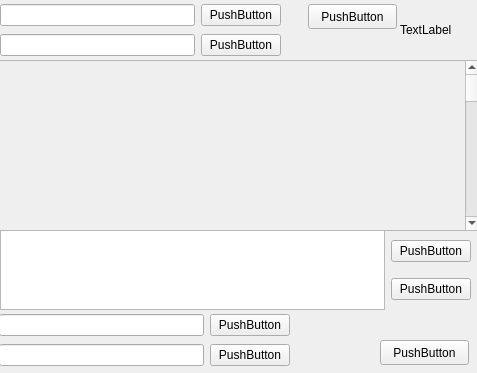
<?xml version="1.0" encoding="UTF-8"?>
<ui version="4.0">
 <class>ClientWidget</class>
 <widget class="QWidget" name="ClientWidget">
  <property name="geometry">
   <rect>
    <x>0</x>
    <y>0</y>
    <width>477</width>
    <height>373</height>
   </rect>
  </property>
  <property name="windowTitle">
   <string>ClientWidget</string>
  </property>
  <widget class="QWidget" name="horizontalLayoutWidget">
   <property name="geometry">
    <rect>
     <x>0</x>
     <y>0</y>
     <width>481</width>
     <height>31</height>
    </rect>
   </property>
   <layout class="QHBoxLayout" name="horizontalLayout">
    <item>
     <widget class="QLineEdit" name="nameEdit"/>
    </item>
    <item>
     <widget class="QPushButton" name="nameButton">
      <property name="text">
       <string>PushButton</string>
      </property>
     </widget>
    </item>
    <item>
     <spacer name="horizontalSpacer">
      <property name="orientation">
       <enum>Qt::Horizontal</enum>
      </property>
      <property name="sizeHint" stdset="0">
       <size>
        <width>200</width>
        <height>20</height>
       </size>
      </property>
     </spacer>
    </item>
   </layout>
  </widget>
  <widget class="QScrollArea" name="chatBox">
   <property name="geometry">
    <rect>
     <x>-1</x>
     <y>60</y>
     <width>481</width>
     <height>171</height>
    </rect>
   </property>
   <property name="widgetResizable">
    <bool>false</bool>
   </property>
   <widget class="QWidget" name="chatWidget">
    <property name="geometry">
     <rect>
      <x>0</x>
      <y>0</y>
      <width>300</width>
      <height>5000</height>
     </rect>
    </property>
    <widget class="QWidget" name="verticalLayoutWidget">
     <property name="geometry">
      <rect>
       <x>-1</x>
       <y>-1</y>
       <width>461</width>
       <height>171</height>
      </rect>
     </property>
     <layout class="QVBoxLayout" name="chatLayout"/>
    </widget>
   </widget>
  </widget>
  <widget class="QWidget" name="horizontalLayoutWidget_2">
   <property name="geometry">
    <rect>
     <x>0</x>
     <y>230</y>
     <width>471</width>
     <height>80</height>
    </rect>
   </property>
   <layout class="QHBoxLayout" name="horizontalLayout_2">
    <item>
     <widget class="QTextEdit" name="messageEdit"/>
    </item>
    <item>
     <layout class="QVBoxLayout" name="verticalLayout">
      <item>
       <widget class="QPushButton" name="messageButton">
        <property name="text">
         <string>PushButton</string>
        </property>
       </widget>
      </item>
      <item>
       <widget class="QPushButton" name="emojiButton">
        <property name="text">
         <string>PushButton</string>
        </property>
       </widget>
      </item>
     </layout>
    </item>
   </layout>
  </widget>
  <widget class="QWidget" name="horizontalLayoutWidget_3">
   <property name="geometry">
    <rect>
     <x>-1</x>
     <y>310</y>
     <width>291</width>
     <height>31</height>
    </rect>
   </property>
   <layout class="QHBoxLayout" name="horizontalLayout_3">
    <item>
     <widget class="QLineEdit" name="ipEdit"/>
    </item>
    <item>
     <widget class="QPushButton" name="connectButton">
      <property name="text">
       <string>PushButton</string>
      </property>
     </widget>
    </item>
   </layout>
  </widget>
  <widget class="QWidget" name="horizontalLayoutWidget_4">
   <property name="geometry">
    <rect>
     <x>-1</x>
     <y>340</y>
     <width>291</width>
     <height>31</height>
    </rect>
   </property>
   <layout class="QHBoxLayout" name="horizontalLayout_4">
    <item>
     <widget class="QLineEdit" name="portEdit"/>
    </item>
    <item>
     <widget class="QPushButton" name="disconnectButton">
      <property name="text">
       <string>PushButton</string>
      </property>
     </widget>
    </item>
   </layout>
  </widget>
  <widget class="QWidget" name="horizontalLayoutWidget_5">
   <property name="geometry">
    <rect>
     <x>0</x>
     <y>30</y>
     <width>481</width>
     <height>31</height>
    </rect>
   </property>
   <layout class="QHBoxLayout" name="horizontalLayout_5">
    <item>
     <widget class="QLineEdit" name="passwordEdit"/>
    </item>
    <item>
     <widget class="QPushButton" name="passwordButton">
      <property name="text">
       <string>PushButton</string>
      </property>
     </widget>
    </item>
    <item>
     <spacer name="horizontalSpacer_2">
      <property name="orientation">
       <enum>Qt::Horizontal</enum>
      </property>
      <property name="sizeHint" stdset="0">
       <size>
        <width>200</width>
        <height>20</height>
       </size>
      </property>
     </spacer>
    </item>
   </layout>
  </widget>
  <widget class="QWidget" name="gridLayoutWidget">
   <property name="geometry">
    <rect>
     <x>310</x>
     <y>70</y>
     <width>151</width>
     <height>151</height>
    </rect>
   </property>
   <layout class="QGridLayout" name="emojiLayout">
    <property name="spacing">
     <number>0</number>
    </property>
   </layout>
  </widget>
  <widget class="QLabel" name="avatar">
   <property name="geometry">
    <rect>
     <x>400</x>
     <y>0</y>
     <width>60</width>
     <height>60</height>
    </rect>
   </property>
   <property name="text">
    <string>TextLabel</string>
   </property>
  </widget>
  <widget class="QPushButton" name="avatarButton">
   <property name="geometry">
    <rect>
     <x>308</x>
     <y>4</y>
     <width>89</width>
     <height>25</height>
    </rect>
   </property>
   <property name="text">
    <string>PushButton</string>
   </property>
  </widget>
  <widget class="QPushButton" name="backButton">
   <property name="geometry">
    <rect>
     <x>380</x>
     <y>340</y>
     <width>89</width>
     <height>25</height>
    </rect>
   </property>
   <property name="text">
    <string>PushButton</string>
   </property>
  </widget>
 </widget>
 <resources/>
 <connections/>
</ui>
